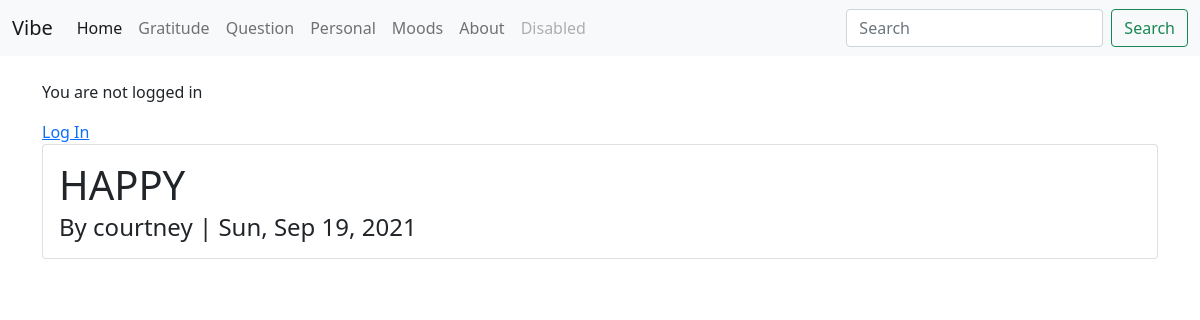
The page /moods/1 on the database its author committed.
### mood/models.py (models this page shows, shortened)
class Mood(models.Model):
    MOODS = (
        ("Very Negative", '0'),
        ("Negative", '1'),
        ("Neutral", '2'),
        ("Positive", '3'),
        ("Very Positive", '4'),
    )
    mood = models.CharField(max_length=50, choices=MOODS)
    date_posted = models.DateTimeField(default=timezone.now)
    author = models.ForeignKey(User, on_delete=models.CASCADE)

### mood/views.py (the view)
# urls.py: path('<int:pk>', MoodDetailView.as_view(), name='mood-detail'),  # pk primary key, int integer
class MoodDetailView(DetailView):
    model = Mood

### mood/templates/mood/mood_detail.html (shortened to what this page needs)
{% extends "post/base.html" %}
{% block content %}
    <div class="card bordered md:w-auto">
      <div class="card-body">
        <h1 class="card-title">{{ object.mood }}</h1>
        <h4 class="card-subtitle">By {{ object.author }} | {{ object.date_posted|date:"D, M d, Y" }} </h4>
      </div>
    </div>
{% endblock content %}

### rows shown on the page
Mood: mood "HAPPY", author "courtney", date_posted "Sun, Sep 19, 2021"
